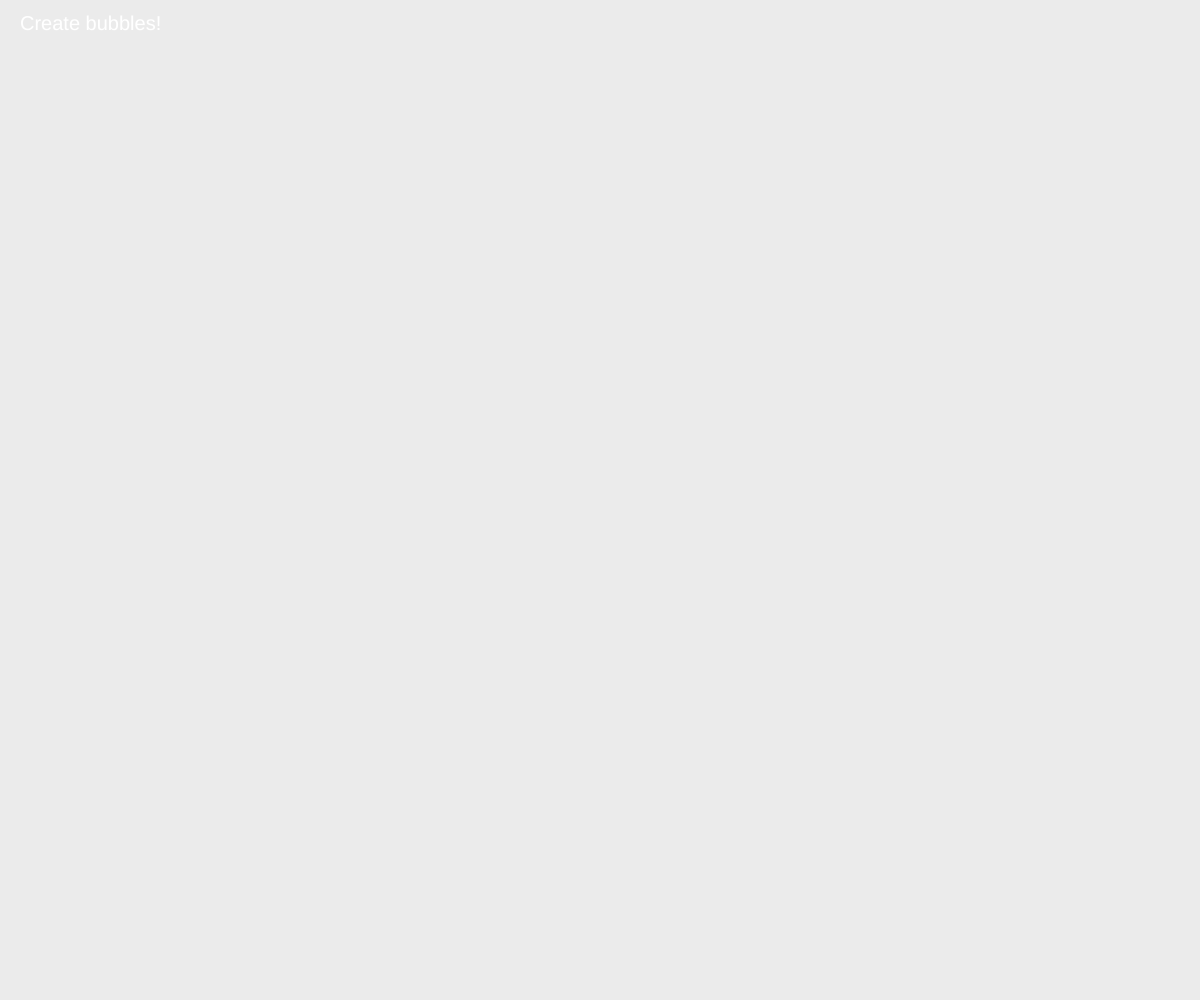
Frame 1 (no input)
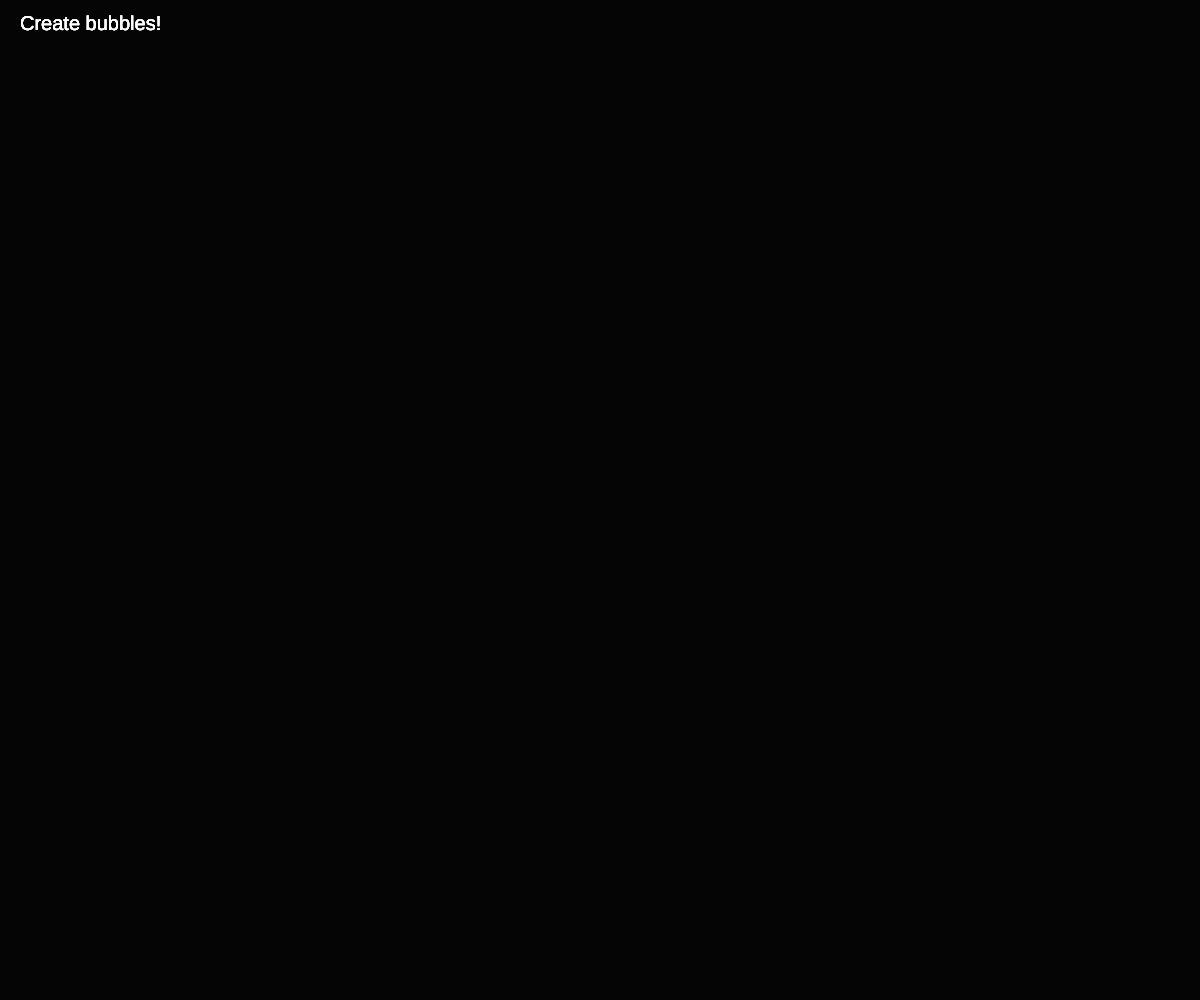
Frame 60 (no input)
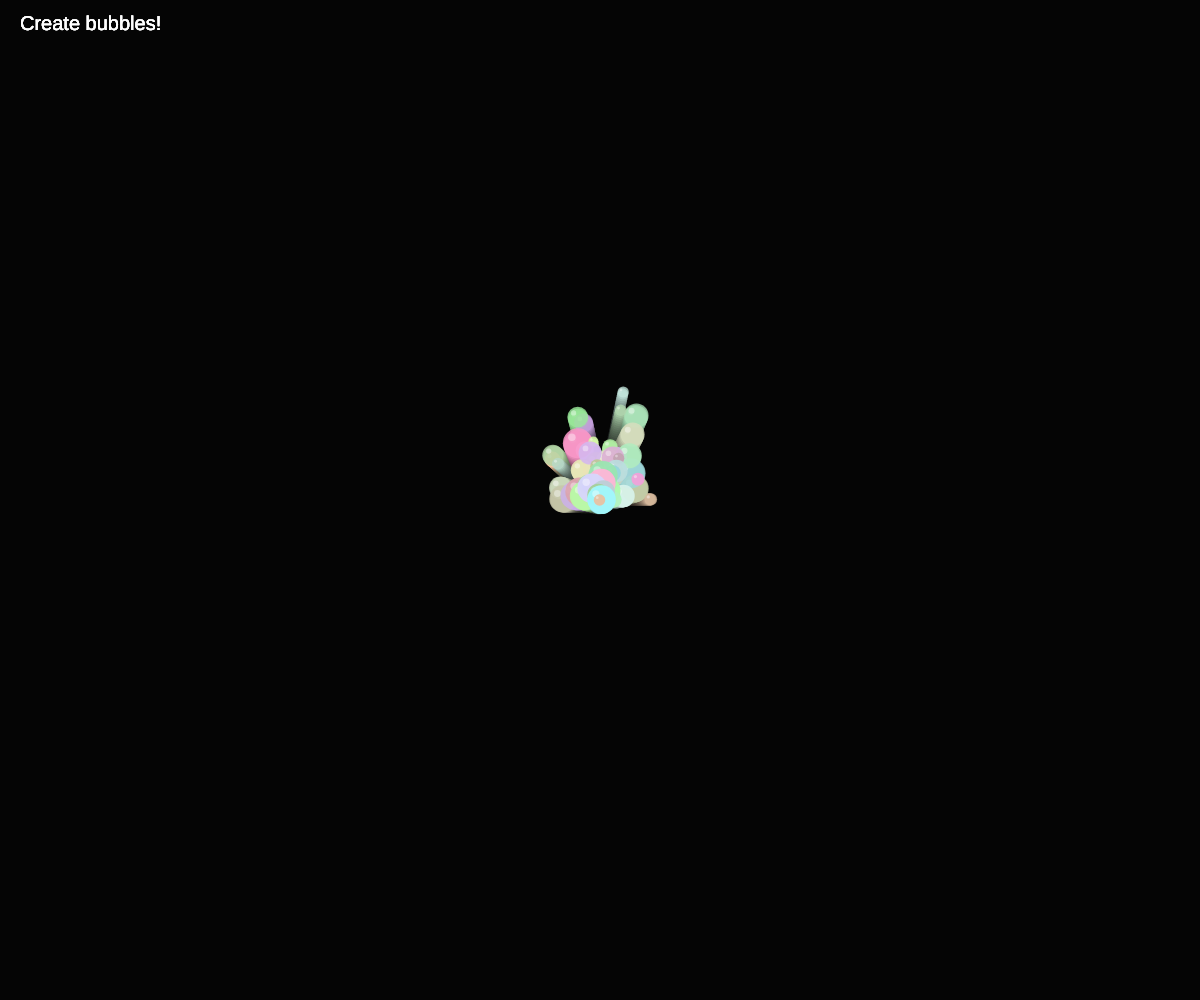
Frame 120 (the mouse pressed at the canvas centre since frame 60)

The p5.js sketch that drew these frames (run headless with seeded random() and noise() and a simulated clock; from frame 60 on, the mouse is pressed at the canvas centre):

// p5.js sketch
// ── sketch.js
// This will store all our bubbles
let bubbles = [];

function setup() {
  // Create a canvas that fills the window
  createCanvas(windowWidth, windowHeight);
  noStroke(); // No outlines on bubbles
}

function draw() {
  // Semi-transparent background (creates fading trail)
  background(0, 20); 
  
  // Create a new bubble at mouse position when mouse is pressed
  if (mouseIsPressed) {
    bubbles.push(new Bubble(mouseX, mouseY));
  }
  
  // Update and draw all bubbles
  for (let i = 0; i < bubbles.length; i++) {
    bubbles[i].move();
    bubbles[i].show();
    
    // Remove bubble if it's too faded
    if (bubbles[i].isFaded()) {
      bubbles.splice(i, 1);
      i--; // Adjust index after removal
    }
  }
  
  // Display instructions
  fill(255);
  textSize(20);
  text("Create bubbles!", 20, 30);
}

class Bubble {
  constructor(x, y) {
    this.x = x; // X position
    this.y = y; // Y position
    this.size = random(10, 30); 
    this.color = color(
      random(150, 255), 
      random(150, 255),
      random(150, 255),
    );
    this.speedX = random(-1, 1); // Random X movement
    this.speedY = random(-1, 1); // Random Y movement
  }
  
  move() {
    this.x += this.speedX;
    this.y += this.speedY - 1; // Float upward slightly
    this.color.setAlpha(this.color.levels[3] - 1); // Fade out
  }
  
  show() {
    fill(this.color);
    circle(this.x, this.y, this.size);
    
    // Add a highlight to make it look shiny
    fill(255, 255, 255, 100);
    circle(this.x - this.size/5, this.y - this.size/5, this.size/4);
  }
  
  // Check if bubble is invisible
  isFaded() {
    return this.color.levels[3] <= 0;
  }
}
